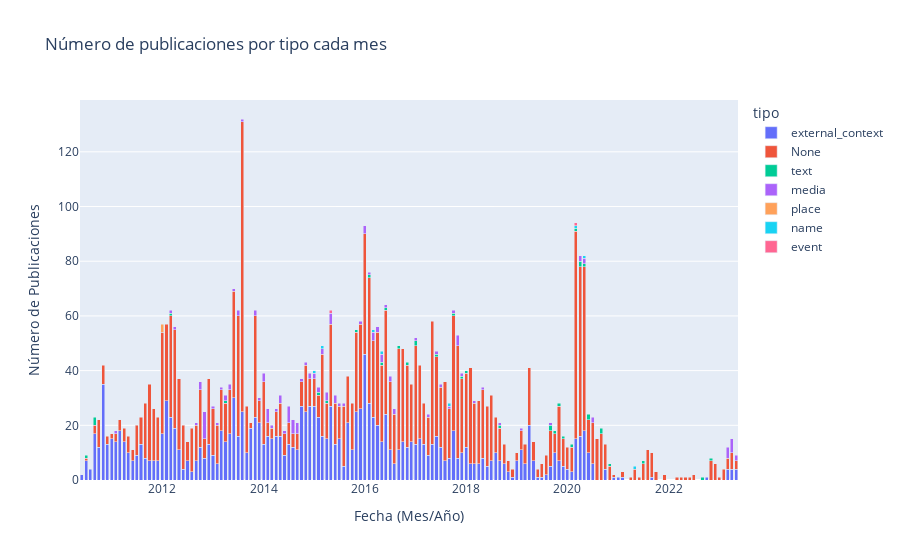

Notebook code for this chart:
### Code cell
import plotly.express as px

# Agrupa por año y mes, y cuenta las publicaciones por tipo
df_agrupado = df_publicaciones.groupby([df_publicaciones['fecha'].dt.to_period('M'), 'tipo']).size().reset_index(name='conteo')

# Crea un gráfico de barras
fig = px.bar(df_agrupado, x=df_agrupado['fecha'].dt.strftime('%Y-%m'), y='conteo', color='tipo',
             title='Número de publicaciones por tipo cada mes',
             labels={'conteo': 'Número de publicaciones', 'fecha': 'Fecha (Mes/Año)'})

# Mejora la apariencia del gráfico
fig.update_layout(
    xaxis_title='Fecha (Mes/Año)',
    yaxis_title='Número de Publicaciones',
    barmode='stack'  # Esto hace que las barras se apilen en lugar de agruparse
)

# Muestra el gráfico
fig.show()

### Figure 1 — Plotly figure (JSON) as saved in the notebook; plotly's stock layout.template omitted (floating-point values rounded to 4 significant figures; data arrays with more than 128 entries replaced by an {"elided": "..."} marker saying what was removed)
{"data": [{"alignmentgroup": "True", "hovertemplate": "tipo=external_context<br>x=%{x}<br>Número de publicaciones=%{y}<extra></extra>", "legendgroup": "external_context", "marker": {"color": "#636efa", "pattern": {"shape": ""}}, "name": "external_context", "offsetgroup": "external_context", "orientation": "v", "showlegend": true, "textposition": "auto", "type": "bar", "x": {"elided": "131 str values"}, "xaxis": "x", "y": {"elided": "131 int values"}, "yaxis": "y"}, {"alignmentgroup": "True", "hovertemplate": "tipo=None<br>x=%{x}<br>Número de publicaciones=%{y}<extra></extra>", "legendgroup": "None", "marker": {"color": "#EF553B", "pattern": {"shape": ""}}, "name": "None", "offsetgroup": "None", "orientation": "v", "showlegend": true, "textposition": "auto", "type": "bar", "x": {"elided": "146 str values"}, "xaxis": "x", "y": {"elided": "146 int values"}, "yaxis": "y"}, {"alignmentgroup": "True", "hovertemplate": "tipo=text<br>x=%{x}<br>Número de publicaciones=%{y}<extra></extra>", "legendgroup": "text", "marker": {"color": "#00cc96", "pattern": {"shape": ""}}, "name": "text", "offsetgroup": "text", "orientation": "v", "showlegend": true, "textposition": "auto", "type": "bar", "x": ["2010-07", "2010-09", "2012-03", "2013-04", "2015-02", "2015-04", "2015-11", "2016-02", "2016-05", "2016-06", "2016-09", "2016-11", "2017-01", "2017-06", "2017-10", "2017-12", "2018-01", "2018-09", "2019-09", "2019-10", "2019-11", "2019-12", "2020-02", "2020-03", "2020-04", "2020-05", "2020-06", "2020-09", "2020-11", "2021-07", "2022-09", "2022-11"], "xaxis": "x", "y": [1, 3, 1, 1, 1, 1, 1, 1, 1, 1, 1, 1, 2, 1, 1, 1, 1, 1, 2, 1, 1, 1, 1, 1, 2, 1, 2, 2, 1, 1, 1, 1], "yaxis": "y"}, {"alignmentgroup": "True", "hovertemplate": "tipo=media<br>x=%{x}<br>Número de publicaciones=%{y}<extra></extra>", "legendgroup": "media", "marker": {"color": "#ab63fa", "pattern": {"shape": ""}}, "name": "media", "offsetgroup": "media", "orientation": "v", "showlegend": true, "textposition": "auto", "type": "bar", "x": ["2011-02", "2012-03", "2012-04", "2012-09", "2012-10", "2012-11", "2013-01", "2013-02", "2013-03", "2013-04", "2013-05", "2013-06", "2013-07", "2013-08", "2013-11", "2013-12", "2014-01", "2014-02", "2014-03", "2014-04", "2014-05", "2014-06", "2014-07", "2014-08", "2014-09", "2014-10", "2014-11", "2014-12", "2015-01", "2015-02", "2015-03", "2015-04", "2015-05", "2015-06", "2015-07", "2015-08", "2015-12", "2016-01", "2016-02", "2016-03", "2016-04", "2016-05", "2016-06", "2016-07", "2016-08", "2017-01", "2017-04", "2017-06", "2017-07", "2017-09", "2017-10", "2017-11", "2017-12", "2018-03", "2018-05", "2018-09", "2019-02", "2019-09", "2020-04", "2020-05", "2020-07", "2023-03", "2023-04", "2023-05"], "xaxis": "x", "y": [1, 1, 1, 1, 3, 10, 1, 1, 1, 2, 2, 1, 2, 1, 2, 1, 3, 5, 1, 1, 3, 1, 6, 5, 4, 1, 1, 2, 2, 2, 2, 3, 4, 3, 1, 1, 1, 3, 1, 3, 2, 3, 1, 2, 2, 1, 1, 1, 1, 1, 1, 4, 1, 1, 1, 1, 1, 1, 2, 2, 2, 4, 5, 2], "yaxis": "y"}, {"alignmentgroup": "True", "hovertemplate": "tipo=place<br>x=%{x}<br>Número de publicaciones=%{y}<extra></extra>", "legendgroup": "place", "marker": {"color": "#FFA15A", "pattern": {"shape": ""}}, "name": "place", "offsetgroup": "place", "orientation": "v", "showlegend": true, "textposition": "auto", "type": "bar", "x": ["2012-01"], "xaxis": "x", "y": [3], "yaxis": "y"}, {"alignmentgroup": "True", "hovertemplate": "tipo=name<br>x=%{x}<br>Número de publicaciones=%{y}<extra></extra>", "legendgroup": "name", "marker": {"color": "#19d3f3", "pattern": {"shape": ""}}, "name": "name", "offsetgroup": "name", "orientation": "v", "showlegend": true, "textposition": "auto", "type": "bar", "x": ["2015-01", "2015-03", "2016-03", "2016-05", "2017-09", "2020-03", "2020-05", "2021-05"], "xaxis": "x", "y": [1, 1, 1, 1, 1, 1, 1, 1], "yaxis": "y"}, {"alignmentgroup": "True", "hovertemplate": "tipo=event<br>x=%{x}<br>Número de publicaciones=%{y}<extra></extra>", "legendgroup": "event", "marker": {"color": "#FF6692", "pattern": {"shape": ""}}, "name": "event", "offsetgroup": "event", "orientation": "v", "showlegend": true, "textposition": "auto", "type": "bar", "x": ["2015-05", "2020-03"], "xaxis": "x", "y": [1, 1], "yaxis": "y"}], "layout": {"barmode": "stack", "legend": {"title": {"text": "tipo"}, "tracegroupgap": 0}, "title": {"text": "Número de publicaciones por tipo cada mes"}, "xaxis": {"anchor": "y", "domain": [0, 1], "title": {"text": "Fecha (Mes/Año)"}}, "yaxis": {"anchor": "x", "domain": [0, 1], "title": {"text": "Número de Publicaciones"}}}}
